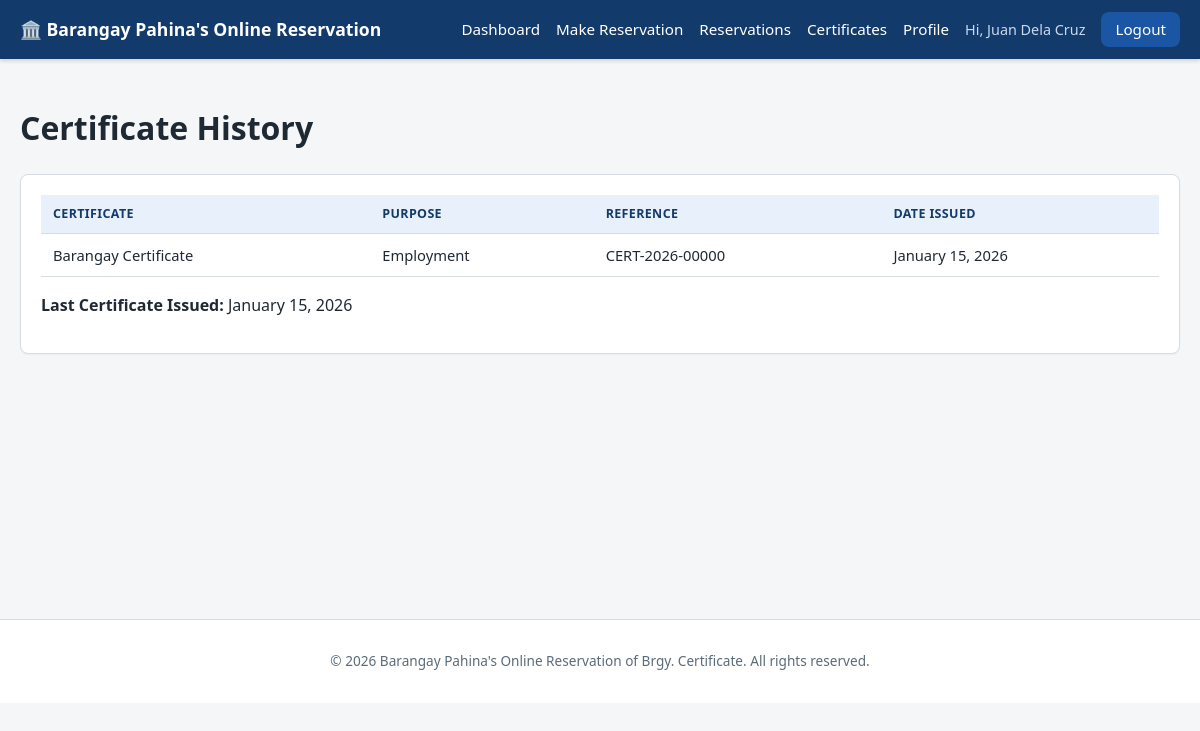
Page /resident/certificates.php (signed in) on the committed database.
### tables this page shows
CREATE TABLE certificates (
    id INT AUTO_INCREMENT PRIMARY KEY,
    resident_id INT NOT NULL,
    reservation_id INT DEFAULT NULL,
    certificate_type VARCHAR(100) NOT NULL DEFAULT 'Barangay Certificate',
    purpose VARCHAR(150) NOT NULL,
    issued_by INT NOT NULL,            
    issued_at DATETIME NOT NULL DEFAULT CURRENT_TIMESTAMP,
    reference_number VARCHAR(20) NOT NULL UNIQUE,
    FOREIGN KEY (resident_id) REFERENCES residents(id) ON DELETE CASCADE,
    FOREIGN KEY (reservation_id) REFERENCES reservations(id) ON DELETE SET NULL,
    FOREIGN KEY (issued_by) REFERENCES staff(id) ON DELETE RESTRICT,
    INDEX idx_cert_ref (reference_number),
    INDEX idx_cert_resident (resident_id)
);

CREATE TABLE residents (
    id INT AUTO_INCREMENT PRIMARY KEY,
    user_id INT NOT NULL,
    first_name VARCHAR(50) NOT NULL,
    middle_name VARCHAR(50) DEFAULT NULL,
    last_name VARCHAR(50) NOT NULL,
    date_of_birth DATE NOT NULL,
    address VARCHAR(255) NOT NULL,
    contact_number VARCHAR(20) NOT NULL,
    created_at DATETIME NOT NULL DEFAULT CURRENT_TIMESTAMP,
    updated_at DATETIME NOT NULL DEFAULT CURRENT_TIMESTAMP ON UPDATE CURRENT_TIMESTAMP,
    FOREIGN KEY (user_id) REFERENCES users(id) ON DELETE CASCADE,
    INDEX idx_resident_name (last_name, first_name),
    INDEX idx_contact (contact_number)
);

### includes/functions.php (called while the page is built, shortened)
<?php
function h(?string $value): string
{
    return htmlspecialchars($value ?? '', ENT_QUOTES, 'UTF-8');
}
function formatDate(?string $date): string
{
    $ts = strtotime($date);
    return $ts ? date('F j, Y', $ts) : $date;
}
function getResidentByUserId(PDO $pdo, int $userId): ?array
{
    $stmt = $pdo->prepare('SELECT * FROM residents WHERE user_id = ?');
    $stmt->execute([$userId]);
    $row = $stmt->fetch();
    return $row ?: null;
}
function getLastCertificateDate(PDO $pdo, int $residentId): ?string
{
    $stmt = $pdo->prepare(
        'SELECT issued_at FROM certificates WHERE resident_id = ? ORDER BY issued_at DESC LIMIT 1'
    );
    $stmt->execute([$residentId]);
    $val = $stmt->fetchColumn();
    return $val ?: null;
}

### resident/certificates.php (the view, shortened to what this page needs)
<?php
require_once __DIR__ . '/../config/database.php';
require_once __DIR__ . '/../includes/functions.php';
$resident = getResidentByUserId($pdo, $_SESSION['user_id']);
$stmt = $pdo->prepare(
    'SELECT * FROM certificates WHERE resident_id = ? ORDER BY issued_at DESC'
);
$stmt->execute([$resident['id']]);
$certificates = $stmt->fetchAll();
$lastCertDate = getLastCertificateDate($pdo, $resident['id']);
require_once __DIR__ . '/../includes/header.php';
?>
<h1>Certificate History</h1>
<div class="card">
    <?php if (!$certificates): ?>
        <p>No previous certificate record.</p>
    <?php else: ?>
        <div class="table-wrapper">
            <table>
                <thead>
                    <tr><th>Certificate</th><th>Purpose</th><th>Reference</th><th>Date Issued</th></tr>
                </thead>
                <tbody>
                <?php foreach ($certificates as $c): ?>
                    <tr>
                        <td><?= h($c['certificate_type']) ?></td>
                        <td><?= h($c['purpose']) ?></td>
                        <td><?= h($c['reference_number']) ?></td>
                        <td><?= formatDate($c['issued_at']) ?></td>
                    </tr>
                <?php endforeach; ?>
                </tbody>
            </table>
        </div>
        <p style="margin-top:16px;"><strong>Last Certificate Issued:</strong> <?= formatDate($lastCertDate) ?></p>
    <?php endif; ?>
</div>
<?php require_once __DIR__ . '/../includes/footer.php'; ?>

### css/style.css (style rules this page uses)
:root { --blue-dark: #123a6b; --blue: #1a56a3; --blue-light: #e8f0fb; --gray-light: #f4f6f8; --gray-border: #d6dce3; --text-dark: #1f2933; --text-muted: #5c6b7a; --white: #ffffff; --green: #1e7e34; --yellow: #a86b00; --red: #b02a2a; --radius: 8px; }
* { box-sizing: border-box; }
body { margin: 0; font-family: "Segoe UI", Arial, Helvetica, sans-serif; background: var(--gray-light); color: var(--text-dark); line-height: 1.5; }
.card { background: var(--white); border: 1px solid var(--gray-border); border-radius: var(--radius); padding: 20px; margin-bottom: 20px; box-shadow: 0 1px 2px rgba(0,0,0,0.04); }
.page-container table { width: 100%; border-collapse: collapse; background: var(--white); }
.page-container th, .page-container td { text-align: left; padding: 10px 12px; border-bottom: 1px solid var(--gray-border); font-size: 0.92rem; }
.page-container th { background: var(--blue-light); color: var(--blue-dark); text-transform: uppercase; font-size: 0.78rem; letter-spacing: 0.03em; }
.table-wrapper { overflow-x: auto; }

### rows in the picture
certificates: certificate_type "Barangay Certificate", purpose "Employment", reference_number "CERT-2026-00000", issued_at "January 15, 2026"
residents: id.issued_at "January 15, 2026"

### other values in the picture
$_SESSION['display_name'] "Juan Dela Cruz"
